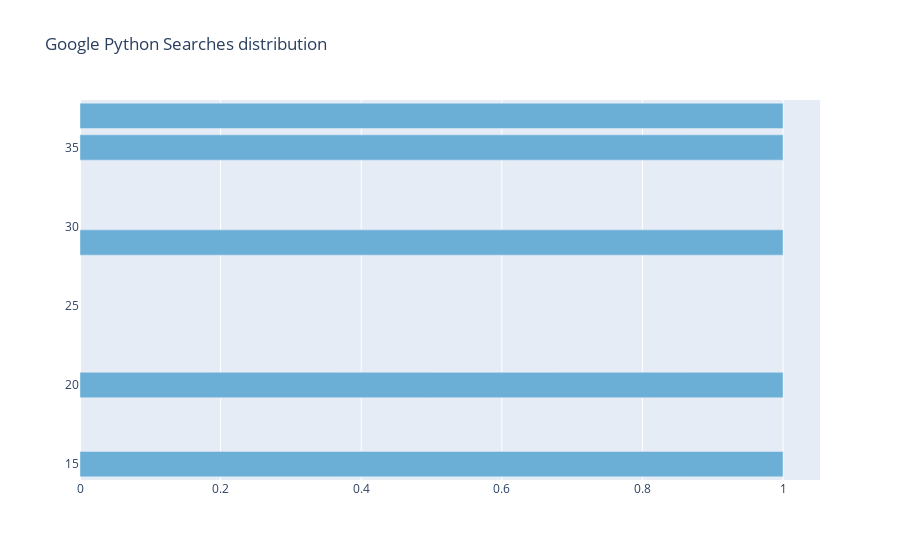

Notebook source saved alongside this figure:
### Code cell
import plotly.graph_objs as go
import plotly.offline as py
py.init_notebook_mode(connected=True)

cnt_srs = df.Text.value_counts().head()
trace = go.Bar(
    y=cnt_srs.index[::-1],
    x=cnt_srs.values[::-1],
    orientation = 'h',
    marker=dict(
        color=cnt_srs.values[::-1],
        colorscale = 'Blues',
        reversescale = True
    ),
)

layout = dict(
    title='Google Python Searches distribution',
    )
data = [trace]
fig = go.Figure(data=data, layout=layout)
py.iplot(fig, filename="Ratings")

### Figure 1 — Plotly figure (JSON) as saved in the notebook; plotly's stock layout.template omitted (floating-point values rounded to 4 significant figures)
{"data": [{"marker": {"color": [1, 1, 1, 1, 1], "colorscale": [[0, "rgb(247,251,255)"], [0.125, "rgb(222,235,247)"], [0.25, "rgb(198,219,239)"], [0.375, "rgb(158,202,225)"], [0.5, "rgb(107,174,214)"], [0.625, "rgb(66,146,198)"], [0.75, "rgb(33,113,181)"], [0.875, "rgb(8,81,156)"], [1, "rgb(8,48,107)"]], "reversescale": true}, "orientation": "h", "type": "bar", "x": [1, 1, 1, 1, 1], "y": [35, 20, 29, 37, 15]}], "layout": {"title": {"text": "Google Python Searches distribution"}}}
